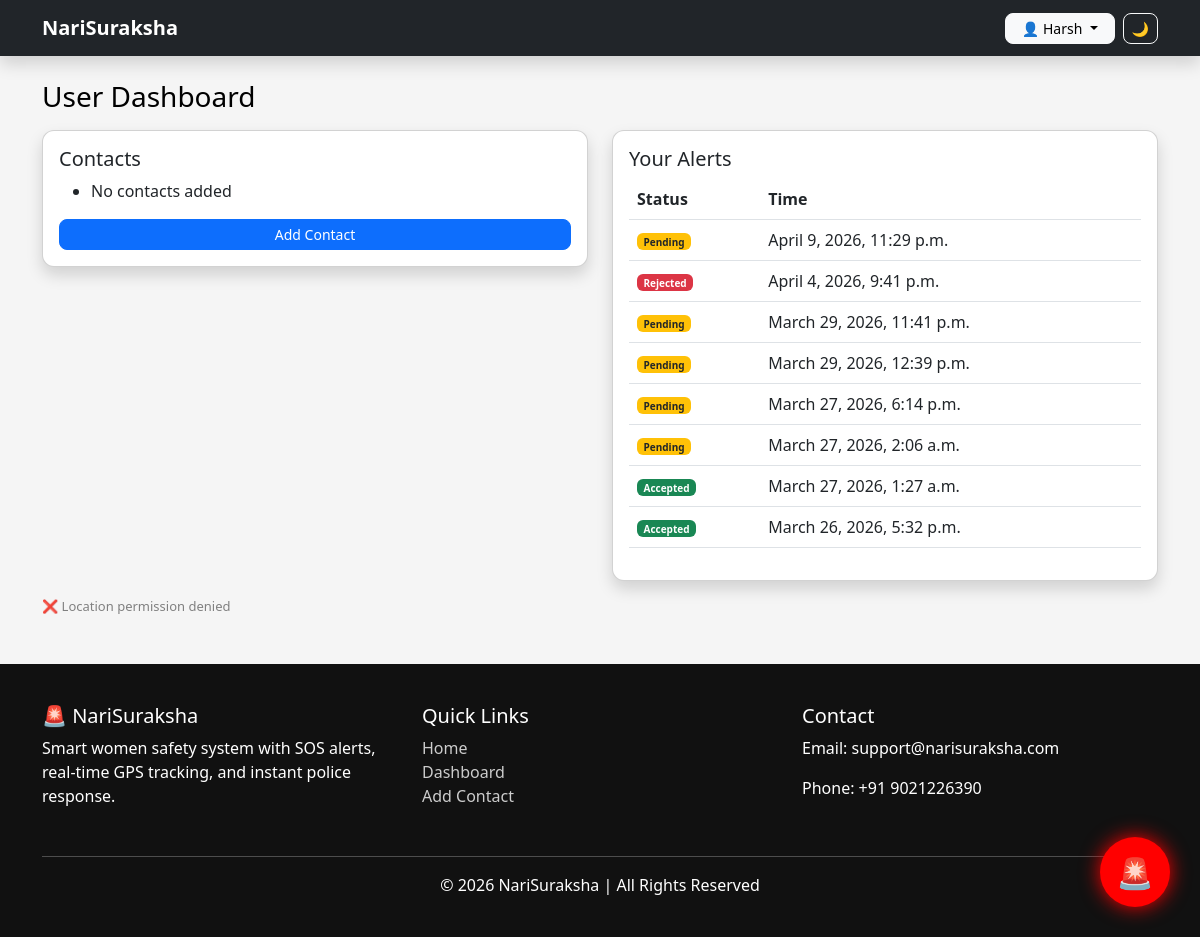
The app's page /dashboard/ (signed in) with its own data.
### alert/models.py (models this page shows, shortened)
class Alert(models.Model):
    STATUS_CHOICES = (
        ('pending', 'Pending'),
        ('accepted', 'Accepted'),
        ('rejected', 'Rejected'),
    )
    user = models.ForeignKey(User, on_delete=models.CASCADE)
    location = models.TextField()
    status = models.CharField(max_length=10, choices=STATUS_CHOICES, default='pending')
    created_at = models.DateTimeField(auto_now_add=True)

### alert/views.py (the view)
# urls.py: path('dashboard/', views.dashboard, name='dashboard'),
@login_required
def dashboard(request):
    try:
        role = request.user.profile.role
    except Profile.DoesNotExist:
        messages.error(request, "Profile not found ❌")
        return redirect('login')
    notification_count = Alert.objects.filter(status='pending').count()
    if role == 'user':
        return render(request, 'user_dashboard.html', {
            'contacts': Contact.objects.filter(user=request.user),
            'alerts': Alert.objects.filter(user=request.user).order_by('-created_at'),
            'notification_count': notification_count
        })
    elif role == 'police':
        return render(request, 'police_dashboard.html', {
            'alerts': Alert.objects.all().order_by('-created_at'),
            'notification_count': notification_count
        })
    else:
        return render(request, 'admin_dashboard.html', {
            'alerts': Alert.objects.all().order_by('-created_at'),
            'notification_count': notification_count
        })

### templates/user_dashboard.html (shortened to what this page needs)
{% extends 'base.html' %}
{% block content %}
<h3 class="mb-3">User Dashboard</h3>
<div class="row">
    <div class="col-md-6">
        <div class="card p-3 shadow">
            <h5>Contacts</h5>
            <ul>
                {% for c in contacts %}
                    <li>{{ c.name }} ({{ c.phone }})</li>
                {% empty %}
                    <li>No contacts added</li>
                {% endfor %}
            </ul>
            <a href="{% url 'add_contact' %}" class="btn btn-primary btn-sm">
                Add Contact
            </a>
        </div>
    </div>
    <div class="col-md-6">
        <div class="card p-3 shadow">
            <h5>Your Alerts</h5>
            <table class="table">
                <tr>
                    <th>Status</th>
                    <th>Time</th>
                </tr>
                {% for a in alerts %}
                <tr>
                    <td>
                        {% if a.status == 'pending' %}
                            <span class="badge bg-warning text-dark">Pending</span>
                        {% elif a.status == 'accepted' %}
                            <span class="badge bg-success">Accepted</span>
                        {% else %}
                            <span class="badge bg-danger">Rejected</span>
                        {% endif %}
                    </td>
                    <td>{{ a.created_at }}</td>
                </tr>
                {% empty %}
                <tr>
                    <td colspan="2">No alerts yet</td>
                </tr>
                {% endfor %}
            </table>
        </div>
    </div>
</div>
<div class="mt-3">
    <p id="locationPreview" style="font-size:13px;color:gray;">
    </p>
</div>
<form id="sosForm" method="post" action="{% url 'sos' %}">
    <button type="button" onclick="confirmSOS()" class="btn-sos">
        🚨
    </button>
</form>
{% endblock %}

### templates/base.html (shortened to what this page needs)
{% load static %}
<!DOCTYPE html>
<html>
<head>
    <link href="https://cdn.jsdelivr.net/npm/bootstrap@5.3.0/dist/css/bootstrap.min.css" rel="stylesheet">
    <link rel="stylesheet" href="{% static 'css/style.css' %}">
</head>
<body>
    <nav class="navbar navbar-expand-lg navbar-dark bg-dark shadow sticky-top">
        <div class="container">
            <a class="navbar-brand fw-bold" href="{% url 'home' %}">
                NariSuraksha
            </a>
            <div class="collapse navbar-collapse" id="navbarNav">
                <ul class="navbar-nav ms-auto align-items-center">
                    {% if user.is_authenticated %}
                    <li class="nav-item dropdown me-2">
                        <a class="btn btn-light btn-sm dropdown-toggle px-3" href="#" role="button"
                            data-bs-toggle="dropdown">
                            👤 {{ user.username }}
                        </a>
                    </li>
                    {% endif %}
                    <li class="nav-item">
                        <button onclick="toggleTheme()" id="themeBtn" class="btn btn-outline-light btn-sm">
                            🌙
                        </button>
                    </li>
                </ul>
            </div>
        </div>
    </nav>
    <div class="container mt-4 mb-5">
        {% block content %}{% endblock %}
    </div>
    <footer class="footer mt-5">
        <div class="container">
            <div class="row text-center text-md-start">
                <div class="col-md-4 mb-3">
                    <h5>🚨 NariSuraksha</h5>
                    <p>
                        Smart women safety system with SOS alerts, real-time GPS tracking,
                        and instant police response.
                    </p>
                </div>
                <div class="col-md-4 mb-3">
                    <h5>Quick Links</h5>
                    <ul class="list-unstyled">
                        <li><a href="{% url 'home' %}" class="footer-link">Home</a></li>
                        <li><a href="{% url 'dashboard' %}" class="footer-link">Dashboard</a></li>
                        <li><a href="{% url 'add_contact' %}" class="footer-link">Add Contact</a></li>
                    </ul>
                </div>
                <div class="col-md-4 mb-3">
                    <h5>Contact</h5>
                    <p>Email: support@narisuraksha.com</p>
                    <p>Phone: +91 9021226390</p>
                </div>
            </div>
            <hr style="background:white;">
            <div class="text-center">
                © 2026 NariSuraksha | All Rights Reserved
            </div>
        </div>
    </footer>
</body>
</html>

### static/css/style.css (style rules this page uses)
body { background: #f5f5f5; color: #000; font-family: 'Segoe UI', sans-serif; transition: all 0.3s ease; }
.navbar { transition: 0.3s; }
.badge { font-size: 10px; }
.card { border-radius: 12px; transition: 0.3s; box-shadow: 0 4px 12px rgba(0,0,0,0.1); }
.table { background: transparent; }
.btn { border-radius: 8px; transition: 0.2s; }
.btn-sos { position: fixed; bottom: 30px; right: 30px; width: 70px; height: 70px; border-radius: 50%; font-size: 30px; background: red; color: white; border: none; box-shadow: 0 0 20px red; animation: pulse 1.5s infinite; z-index: 999; cursor: pointer; }
.footer { background: #111; color: white; padding: 40px 0; }
.footer-link { color: #ccc; text-decoration: none; }

### records on screen
Alert: status "Pending", created_at "April 9, 2026, 11:29 p.m."
Alert: status "Rejected", created_at "April 4, 2026, 9:41 p.m."
Alert: status "Pending", created_at "March 29, 2026, 11:41 p.m."
Alert: status "Pending", created_at "March 29, 2026, 12:39 p.m."
Alert: status "Pending", created_at "March 27, 2026, 6:14 p.m."
Alert: status "Pending", created_at "March 27, 2026, 2:06 a.m."
Alert: status "Accepted", created_at "March 27, 2026, 1:27 a.m."
Alert: status "Accepted", created_at "March 26, 2026, 5:32 p.m."

### other values on screen
{{ user.username }} "Harsh"
